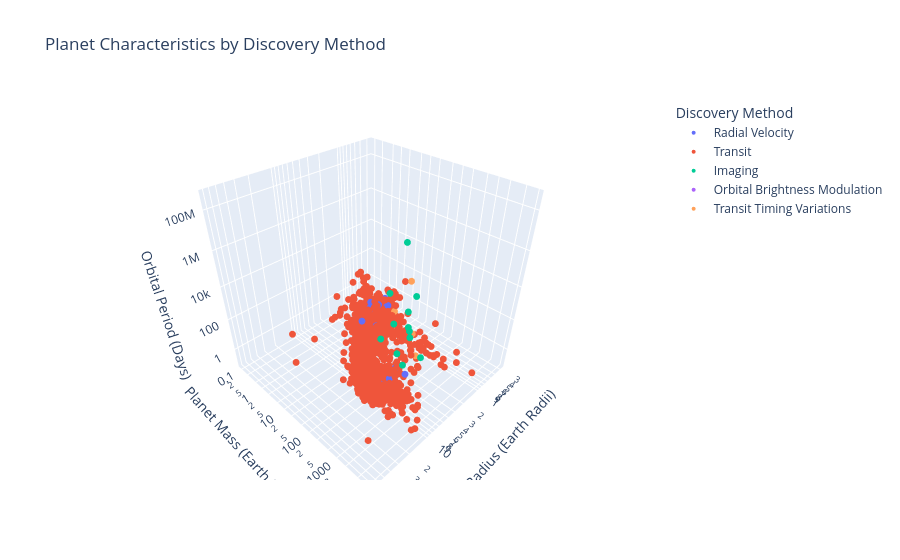

The notebook cell this image was saved under:
### Markdown cell above
## 9.  3D Visualization: Exploring Planet Characteristics

### Code cell
import plotly.express as px

plot_df = df[
    (df["pl_rade"] > 0) &
    (df["pl_bmasse"] > 0) &
    (df["pl_orbper"] > 0)
].dropna(subset=["pl_rade", "pl_bmasse", "pl_orbper", "discoverymethod"])

# Create interactive 3D scatter plot
fig = px.scatter_3d(
    plot_df,
    x="pl_rade",
    y="pl_bmasse",
    z="pl_orbper",
    color="discoverymethod",
    title="Planet Characteristics by Discovery Method",
    labels={
        "pl_rade": "Planet Radius (Earth Radii)",
        "pl_bmasse": "Planet Mass (Earth Masses)",
        "pl_orbper": "Orbital Period (Days)",
        "discoverymethod": "Discovery Method"
    },
    log_x=True,
    log_y=True,
    log_z=True
)

# Adjust marker size
fig.update_traces(marker=dict(size=4))

fig.show()

### Figure 1 — Plotly figure (JSON) as saved in the notebook; plotly's stock layout.template omitted (floating-point values rounded to 4 significant figures; data arrays with more than 128 entries replaced by an {"elided": "..."} marker saying what was removed)
{"data": [{"hovertemplate": "Discovery Method=Radial Velocity<br>Planet Radius (Earth Radii)=%{x}<br>Planet Mass (Earth Masses)=%{y}<br>Orbital Period (Days)=%{z}<extra></extra>", "legendgroup": "Radial Velocity", "marker": {"color": "#636efa", "size": 4, "symbol": "circle"}, "mode": "markers", "name": "Radial Velocity", "scene": "scene", "showlegend": true, "type": "scatter3d", "x": [1.933, 4.2, 2.63, 8.4, 4.135, 1.315, 2.114, 11.21, 12.76, 1.593, 2.781, 2.507, 8.295, 1.282, 12.26, 12.77, 15.47, 1.567, 1.507, 1.61, 1.31, 0.91, 12.31, 3.001, 11.24, 2.49, 4.272, 2.341, 1.565, 1.454, 1.52, 2.61, 3.334, 2.18], "y": [8.117, 13.9, 8.917, 56.16, 22.66, 2.82, 10.5, 2543.0, 689.7, 4.7, 11.23, 8.74, 113.6, 2.22, 1026.0, 365.5, 217.7, 4.234, 3.528, 16.28, 7.723, 4.1, 120.0, 11.1, 1308.0, 17.2, 42.44, 8.2, 4.5, 5.12, 3.51, 14.0, 21.13, 6.7], "z": [0.7365, 3.337, 51.21, 747.3, 2.644, 1.467, 6.743, 109.8, 6.135, 11.58, 27.59, 107.4, 2.876, 2.178, 21.22, 2.219, 3.525, 3.093, 6.765, 46.72, 22.79, 10.64, 2.818, 21.4, 111.4, 146.1, 55.09, 9.49, 3.538, 6.43, 4.157, 34.56, 15.54, 8.466]}, {"hovertemplate": "Discovery Method=Transit<br>Planet Radius (Earth Radii)=%{x}<br>Planet Mass (Earth Masses)=%{y}<br>Orbital Period (Days)=%{z}<extra></extra>", "legendgroup": "Transit", "marker": {"color": "#EF553B", "size": 4, "symbol": "circle"}, "mode": "markers", "name": "Transit", "scene": "scene", "showlegend": true, "type": "scatter3d", "x": {"elided": "1594 float values"}, "y": {"elided": "1594 float values"}, "z": {"elided": "1594 float values"}}, {"hovertemplate": "Discovery Method=Imaging<br>Planet Radius (Earth Radii)=%{x}<br>Planet Mass (Earth Masses)=%{y}<br>Orbital Period (Days)=%{z}<extra></extra>", "legendgroup": "Imaging", "marker": {"color": "#00cc96", "size": 4, "symbol": "circle"}, "mode": "markers", "name": "Imaging", "scene": "scene", "showlegend": true, "type": "scatter3d", "x": [20.85, 12.44, 15.69, 14.01, 16.37, 9.863, 12.1, 11.54, 11.6, 22.53, 14.12, 17.65], "y": [2479.0, 2272.0, 1939.0, 8899.0, 4036.0, 2000.0, 3000.0, 3000.0, 3178.0, 1748.0, 5562.0, 3147.0], "z": [8040000.0, 402000000.0, 117000.0, 9975.0, 2090.0, 170000.0, 69000.0, 39310.0, 19410.0, 43500.0, 5800000.0, 7955.0]}, {"hovertemplate": "Discovery Method=Orbital Brightness Modulation<br>Planet Radius (Earth Radii)=%{x}<br>Planet Mass (Earth Masses)=%{y}<br>Orbital Period (Days)=%{z}<extra></extra>", "legendgroup": "Orbital Brightness Modulation", "marker": {"color": "#ab63fa", "size": 4, "symbol": "circle"}, "mode": "markers", "name": "Orbital Brightness Modulation", "scene": "scene", "showlegend": true, "type": "scatter3d", "x": [0.759, 0.867, 13.67], "y": [0.44, 0.655, 635.7], "z": [0.2401, 0.3429, 1.545]}, {"hovertemplate": "Discovery Method=Transit Timing Variations<br>Planet Radius (Earth Radii)=%{x}<br>Planet Mass (Earth Masses)=%{y}<br>Orbital Period (Days)=%{z}<extra></extra>", "legendgroup": "Transit Timing Variations", "marker": {"color": "#FFA15A", "size": 4, "symbol": "circle"}, "mode": "markers", "name": "Transit Timing Variations", "scene": "scene", "showlegend": true, "type": "scatter3d", "x": [1.81, 1.75, 0.37, 2.026, 2.98, 1.497, 2.62, 2.405, 1.808, 11.13], "y": [36.0, 8.5, 8.1, 3.5, 29.9, 119.9, 58.2, 11.0, 7.6, 4513.0], "z": [56.26, 9.341, 51.21, 4.7, 7.171, 4.176, 6.319, 12.33, 2.194, 2800.0]}], "layout": {"legend": {"title": {"text": "Discovery Method"}, "tracegroupgap": 0}, "scene": {"domain": {"x": [0, 1], "y": [0, 1]}, "xaxis": {"title": {"text": "Planet Radius (Earth Radii)"}, "type": "log"}, "yaxis": {"title": {"text": "Planet Mass (Earth Masses)"}, "type": "log"}, "zaxis": {"title": {"text": "Orbital Period (Days)"}, "type": "log"}}, "title": {"text": "Planet Characteristics by Discovery Method"}}}
